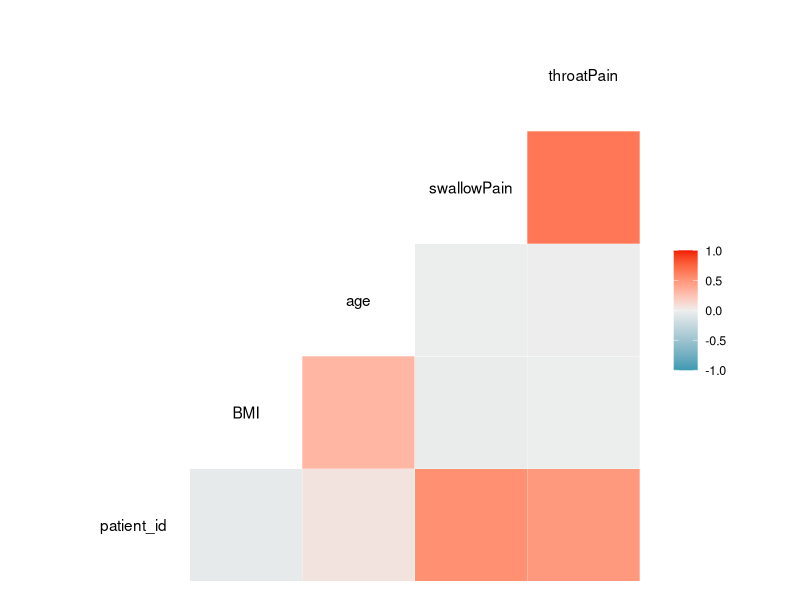

Generate this figure with R: (Note: this script raises an error after producing the figure.)
#----Visualization----####
# Date: 2025-09-09
# Author: psykodentopat
# File name: 2025-09-09_visualization.R
# Description: Script for visualization of exam data for psykodentopat.
#
#
# Project: psykodentopat_exam.Rproj

# Setup ----
library(tidyverse)
library(here)
library(ggplot2)
library(patchwork)

# Load data
joined_exam_data <- read_delim(here("data","joined_exam_data_2025-09-09.txt"))

# Mutate from character to factor
joined_exam_data <- joined_exam_data %>% 
  mutate(across(where(is.character), as.factor))

# Are there any correlated measures? ----
GGally::ggcorr(joined_exam_data)
joined_exam_data %>%
  select(-patient_id) %>% 
  ggcorr()
# Seems like throatPain and swallowPain are correlated, and also age and BMI. Also seems like Patient ID is correlated with swallowPain and throatPain, probably an artifact, could also be that that the patients recruited later had more pain...?

# Does the age distribution depend on treat? ----
ggplot(joined_exam_data, aes(x = age, fill = treat)) +
  geom_density(alpha = 0.5) +
  theme_gray() +
  labs(title = "Age distribution by treatment",
       x = "Patient age",
       fill = "Treatment:") +
  theme(legend.position = "bottom") +
  scale_fill_brewer(palette = "PuOr")

# Exploring whether the age distribution of patients differs by gender ----
## Numerical summery
joined_exam_data %>%
  group_by(gender) %>%
  summarise(
    mean_age = mean(age, na.rm = TRUE),
    sd_age   = sd(age, na.rm = TRUE),
    min_age  = min(age, na.rm = TRUE),
    max_age  = max(age, na.rm = TRUE),
    n        = n()
  )

## Box plot displaying age distribution by gender
plot_age_distribution_by_gender <- ggplot(joined_exam_data, 
    aes(x = gender, y = age, fill = gender)) +
  geom_boxplot() +
  labs(title = "Age distribution by gender") + 
  scale_fill_brewer(palette = "Pastel2")
plot_age_distribution_by_gender

## Density plot to visualize the full shape of the age distribution by gender
density_age_distribution_by_gender <- ggplot(joined_exam_data, 
                                          aes(x = age, fill = gender)) +
  geom_density(alpha = 0.5) +
  labs(title = "Age distribution by gender", 
       x = "Patient age", 
       fill = "Gender") +
  scale_fill_brewer(palette = "Pastel2")
density_age_distribution_by_gender

# Does the preoperative pain change with age of the patients? ----
## Box-plot to show the distribution of age related to preOp pain

ggplot(joined_exam_data, aes(x = preOp_pain, y = age)) +
  geom_boxplot() +
  labs(
    x = "Preoperative pain (Yes/No)",       # The age-distribution seems to be quite similar in both gropus
    y = "Age"
  )

## Denisty-plot, can be more intuitive to read but can also give the wrong impression in this case
ggplot(joined_exam_data, aes(x = age, fill = preOp_pain)) +
  geom_density(alpha = 0.4) +
  labs(
    x = "Age",
    y = "Density"                 
  )

ggplot(joined_exam_data, aes(x = preOp_pain, y = age)) +
  geom_dotplot(binaxis = "y", stackdir = "center", dotsize = 0.8,
               binwidth = 1) +
  labs(title = "Age by Pre-Op Pain Status",
       x = "Pre-Op Pain",
       y = "Age") +
  theme_minimal()

## Want to explore why we get these kind of "strange" results

### Exploring the variables
skimr::skim(joined_exam_data$age)
skimr::skim(joined_exam_data$preOp_pain)

# Only 2 patient experienced preOp pain, therefore the data is too limited to say anything about how preOp pain is related to age 

# T-tests (Welch Two Sample t-test) ----
t.test(age ~ treat, data = joined_exam_data)
t.test(age ~ preOp_pain, data = joined_exam_data)
t.test(age ~ gender, data = joined_exam_data)

#----End----####
